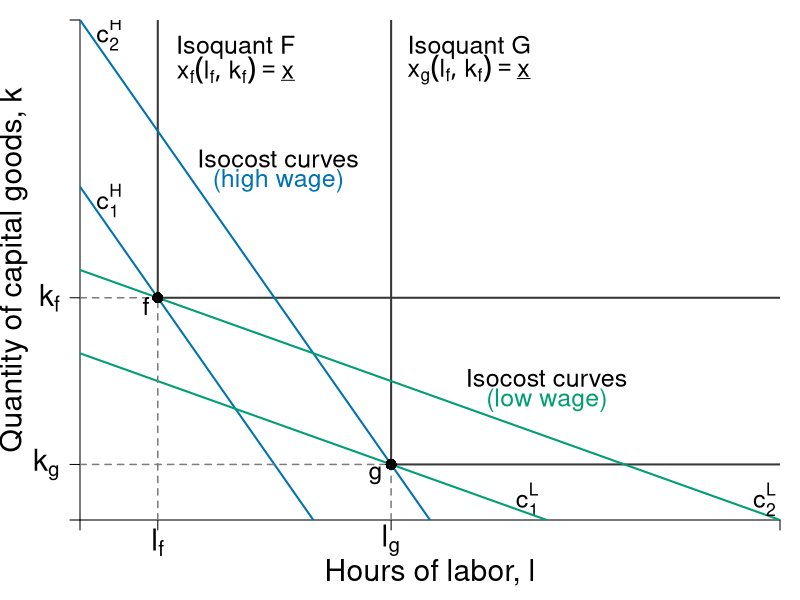

R code for this plot:
#require(shape)
pdf(file = "specprodexch/isocost_labor.pdf", width = 7, height = 7)

#Set parameters for graphics
pointsize <- 1.8
axislabelsize <- 1.8
labelsize <- 1.5
namesize <- 1.8
annotatesize <- 1.5
graphlinewidth <- 2
segmentlinewidth <- 1.5

COL <- c("#7fc97f", "#beaed4", "#fdc086", "#ffff99", "#386cb0", "#f0027f", "#bf5b17", "#666666")
COLA <- c("#e0f3db", "#99d8c9","#66c2a4","#41ae76", "#238b45", "#005824")
COLB <- c("#c6dbef", "#4eb3d3", "#2b8cbe", "#0868ac","#084081")
grays <- gray.colors(25, start = 1, end = 0)
CBCols <- c("#009E73","#0072B2","#E69F00")

xlims <- c(0, 18)
ylims <- c(0, 18)

npts <- 501 
x <- seq(xlims[1], xlims[2], length.out = npts)
y <- seq(ylims[1], ylims[2], length.out = npts) 
a <- c(46.08, 55, 64)
b <- c(46.08, 55, 64)

#Margins
par(mar =  c(4, 4, 1, 1))


plot(0, 0, xlim = xlims, ylim = ylims, type = "n",
     xlab = expression(paste("")),
     ylab = expression(paste("")), 
     xaxt = "n", 
     yaxt = "n", 
     cex.lab = axislabelsize, 
     bty = "n",
     xaxs="i", 
     yaxs="i")

ticksy <- c(0, 2, 8, ylims[2])
ylabels <- c(NA, expression(paste(k[g])), expression(paste(k[f])), NA)
ticksx <- c(0, 2, 8, xlims[2])
xlabels <- c(NA, expression(paste(l[f])), expression(paste(l[g])), NA)

axis(1, at = ticksx, pos = 0, labels = xlabels, cex.axis = axislabelsize)
axis(2, at = ticksy, pos = 0, labels = ylabels, las = 1, cex.axis = axislabelsize)

npts <- 500 
xx1 <- seq(xlims[1], xlims[2], length.out = npts)

#Isoquants
segments(2, ylims[2], 2, 8, lty = 1, col = "grey22" , lwd = graphlinewidth)
segments(2, 8, xlims[2], 8, lty = 1, col = "grey22" , lwd = graphlinewidth)

#Isoquants
segments(8, 2, 8, ylims[2], lty = 1, col = "grey22" , lwd = graphlinewidth)
segments(8, 2, xlims[2], 2, lty = 1, col = "grey22" , lwd = graphlinewidth)



# c_1^H
segments(0, 18, 9, 0, lty = 1, col = CBCols[2] , lwd = graphlinewidth) 
text(0.75, 11.5, expression(paste(c[1]^H)), cex = labelsize)
# c_2^H
segments(0, 12, 6, 0, lty = 1, col = CBCols[2], lwd = graphlinewidth) 
text(0.75, 17.5, expression(paste(c[2]^H)), cex = labelsize)
# c_1^L
segments(0, 9, 18, 0, lty = 1, col = CBCols[1] , lwd = graphlinewidth)
text(11.5, 0.75, expression(paste(c[1]^L)), cex = labelsize)
# c_2^L
segments(0, 6, 12, 0, lty = 1, col = CBCols[1] , lwd = graphlinewidth) 
text(17.6, 0.75, expression(paste(c[2]^L)), cex = labelsize)


# Label Lines
# Segment af_k to 2
segments(0, 8, 2, 8, lty = 2, col = grays[20] , lwd = segmentlinewidth)

# Segment af_L to 2
segments(2, 0, 2, 8, lty = 2, col = grays[20] , lwd = segmentlinewidth)

# Segment ag_k to 1
segments(0, 2, 8, 2, lty = 2, col = grays[20] , lwd = segmentlinewidth)

# Segment ag_L to 1
segments(8, 0, 8, 2, lty = 2, col = grays[20] , lwd = segmentlinewidth)

# Label x,y axis
mtext(expression(paste("Hours of labor, l")), side=1, line = 2.5, cex = axislabelsize)
text(-1.7, 0.5*ylims[2], expression(paste("Quantity of capital goods, k")), xpd = TRUE, cex = axislabelsize, srt = 90) 

#Label isoquants
text(4, 17, expression(paste("Isoquant F")), cex = labelsize)
text(4, 16.2, expression(paste(x[f](l[f],k[f]) == underline(x))), cex = labelsize)
text(10, 17, expression(paste("Isoquant G")), cex = labelsize)
text(10, 16.2, expression(paste(x[g](l[f],k[f]) == underline(x))), cex = labelsize)

# Label Isocost H
text(12, 5.1, expression(paste("Isocost curves")), cex = labelsize)
text(12, 4.3, expression(paste("(low wage)")), cex = labelsize, col = CBCols[1])

# Label Isocost L
text(5.1, 13, expression(paste("Isocost curves")), cex = labelsize)
text(5.1, 12.2, expression(paste("(high wage)")), cex = labelsize, col = CBCols[2])
# Label Point 1 + 2
points(2, 8, pch = 16, col = "black", cex = 1.5)
text(1.7, 7.7, expression(f), cex = annotatesize)

points(8, 2, pch = 16, col = "black", cex = 1.5)
text(7.6, 1.6, expression(g), cex = annotatesize)



dev.off()
